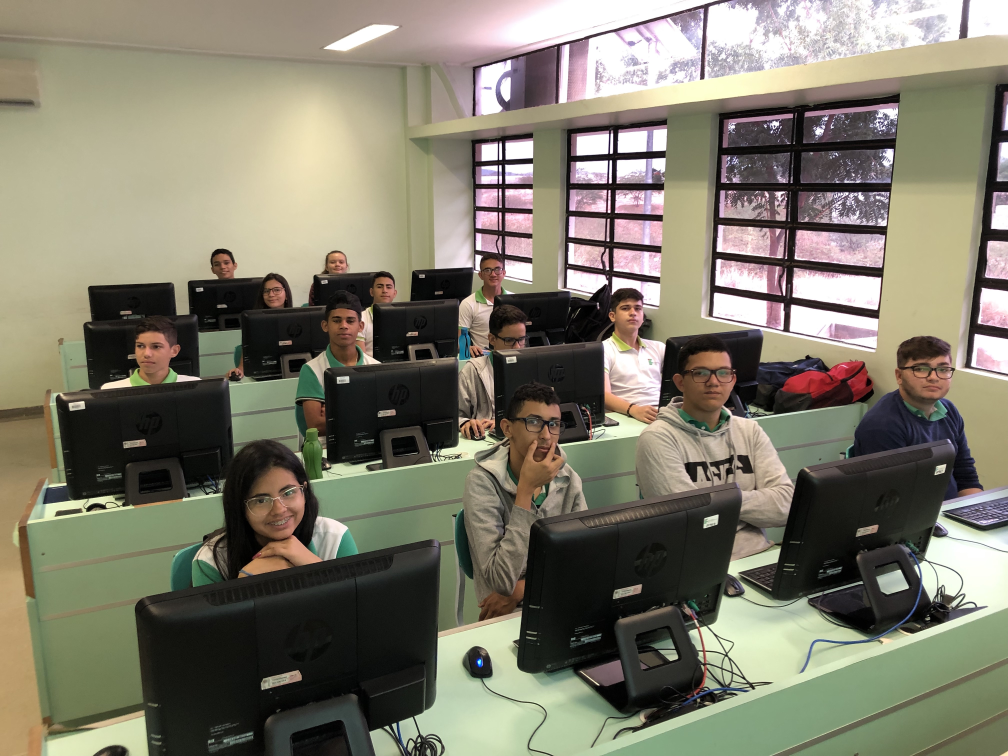
#> input picture 5-face-detect/IMG_3192.jpg, 4032 x 3024 px (shown at 1/4 size)
$ python aula.py IMG_3192.jpg
#> lines starting #> are read from the running program, lines starting #| are printed output that depends on the picture
import cv2
import sys
import numpy as np

caminho = sys.argv[1]
faceCascade = cv2.CascadeClassifier('haarcascade_frontalface_default.xml')

original = cv2.imread(caminho)
#> original is the input picture: shape (3024, 4032, 3); mean B, G, R 106.4, 122.4, 126.1
img = cv2.resize(
  original,
  (int(original.shape[1]/3), int(original.shape[0]/3))
)

cinza = cv2.cvtColor(img, cv2.COLOR_BGR2GRAY)
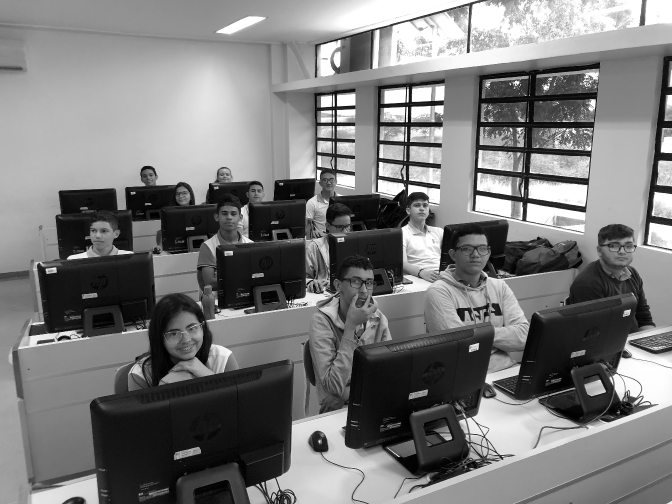
#> cinza: shape (1008, 1344) (shown at 1/2 size); min 0, max 255, mean 121.7

faces = faceCascade.detectMultiScale(
  cinza,
  scaleFactor=1.07,
  minNeighbors=5,
  minSize=(20, 20),
  flags=cv2.CASCADE_SCALE_IMAGE
)
#> faces = 13 rows, first 6: [435, 338, 29, 29], [639, 347, 34, 34], [280, 338, 33, 33], [496, 369, 34, 34], [347, 373, 37, 37], [821, 394, 44, 44]

print("Faces encontradas:", len(faces))
#| Faces encontradas: 13

kernel = np.ones((7, 7), np.float32) / 25

for (x, y, w, h) in faces:
  # transformar as faces para escala de cinza
  # regiao = img[y:y+h, x:x+w]
  # cinza_1ch = cv2.cvtColor(regiao, cv2.COLOR_BGR2GRAY)
  # cinza_3ch = cv2.cvtColor(cinza_1ch, cv2.COLOR_GRAY2BGR)
  # img[y:y+h, x:x+w] = cinza_3ch

  regiao = img[y:y+h, x:x+w]
  borrada = cv2.blur(regiao, (25, 25))
  img[y:y+h, x:x+w] = borrada
#> this loop made 13 passes
#> (x, y, w, h) on passes 1 to 12: (435, 338, 29, 29), (639, 347, 34, 34), (280, 338, 33, 33), (496, 369, 34, 34), (347, 373, 37, 37), (821, 394, 44, 44), (431, 407, 55, 55), (171, 440, 57, 57), (1019, 628, 49, 49), (911, 468, 76, 76), (1204, 460, 80, 80), (322, 625, 93, 93)
#> pass 1, `regiao = img[y:y+h, x:x+w]`:
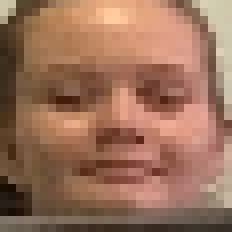
#> regiao: shape (29, 29, 3) (shown 8 times larger); mean B, G, R 89.9, 112.1, 154.4
#> pass 1, `borrada = cv2.blur(regiao, (25, 25))`:
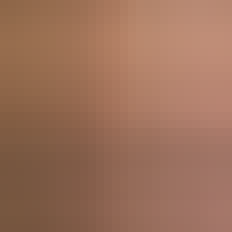
#> borrada: shape (29, 29, 3) (shown 8 times larger); mean B, G, R 90, 112.3, 156
#> pass 2, `regiao = img[y:y+h, x:x+w]`:
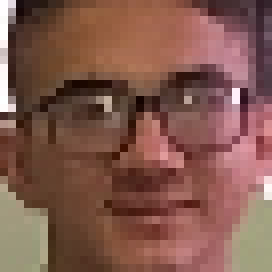
#> regiao: shape (34, 34, 3) (shown 8 times larger); mean B, G, R 76.9, 88.6, 129.4
#> pass 2, `borrada = cv2.blur(regiao, (25, 25))`:
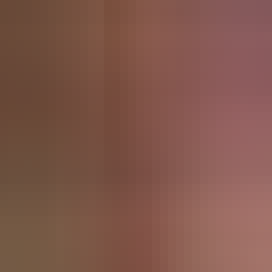
#> borrada: shape (34, 34, 3) (shown 8 times larger); mean B, G, R 75.4, 87.1, 128.6
#> after the loop:
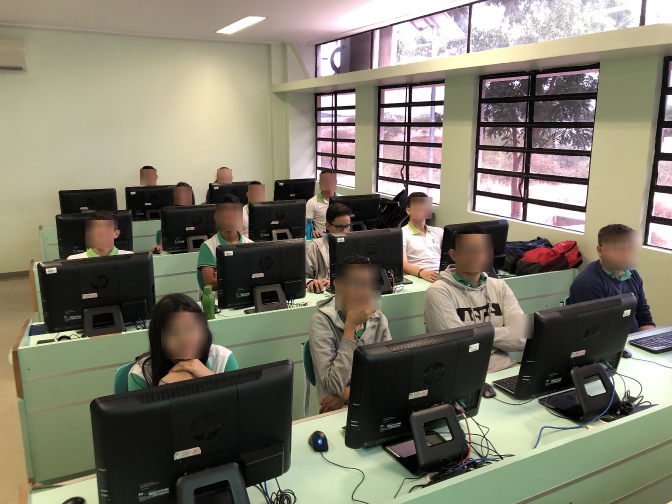
#> img: shape (1008, 1344, 3) (shown at 1/2 size); mean B, G, R 106.4, 122.4, 126.1
#> after the loop:
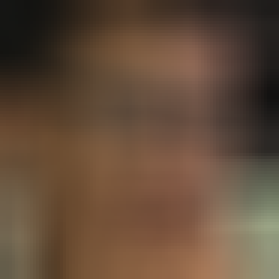
#> regiao: shape (93, 93, 3) (shown 3 times larger); mean B, G, R 57.8, 76.2, 98.8

# cv2.imshow("Faces", img)
# cv2.waitKey(0)
cv2.imwrite("faces-" + caminho, img)
cv2.destroyAllWindows()
